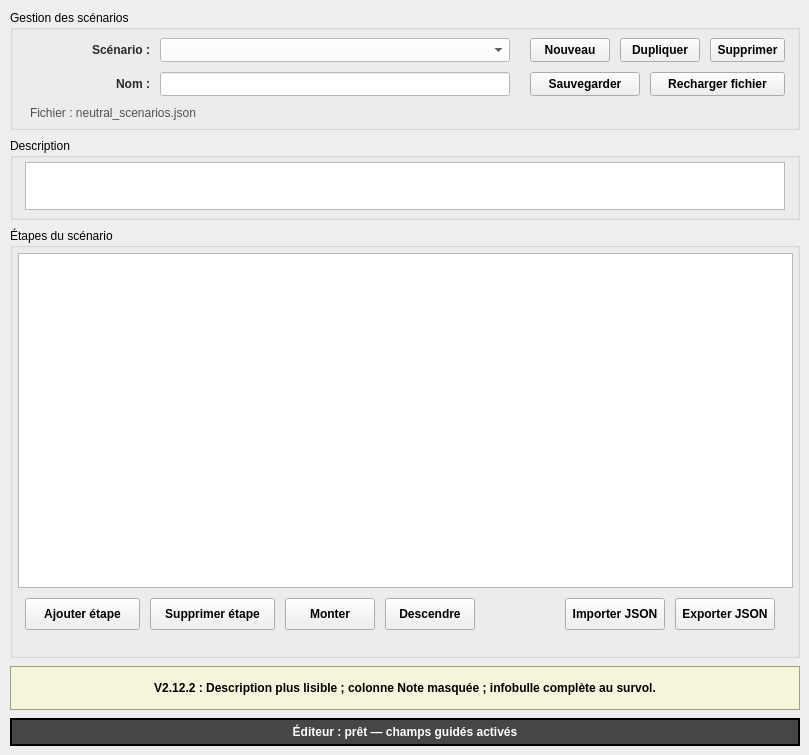
    <widget class="QWidget" name="tab_neutral_scenario_editor">
     <attribute name="title">
      <string>Editeur Scénario Neutral</string>
     </attribute>
     <widget class="QGroupBox" name="groupBox_editor_scenarios">
      <property name="geometry">
       <rect>
        <x>10</x>
        <y>10</y>
        <width>790</width>
        <height>120</height>
       </rect>
      </property>
      <property name="title">
       <string>Gestion des scénarios</string>
      </property>
      <widget class="QLabel" name="label_editor_liste">
       <property name="geometry">
        <rect>
         <x>20</x>
         <y>28</y>
         <width>120</width>
         <height>24</height>
        </rect>
       </property>
       <property name="styleSheet">
        <string>font-weight: bold; color: rgb(40,40,40);</string>
       </property>
       <property name="text">
        <string>Scénario :</string>
       </property>
       <property name="alignment">
        <set>Qt::AlignmentFlag::AlignRight|Qt::AlignmentFlag::AlignTrailing|Qt::AlignmentFlag::AlignVCenter</set>
       </property>
      </widget>
      <widget class="QComboBox" name="comboBox_editor_scenarios">
       <property name="geometry">
        <rect>
         <x>150</x>
         <y>28</y>
         <width>350</width>
         <height>24</height>
        </rect>
       </property>
       <property name="styleSheet">
        <string>background-color: white; color: black;</string>
       </property>
      </widget>
      <widget class="QPushButton" name="pushButton_editor_nouveau">
       <property name="geometry">
        <rect>
         <x>520</x>
         <y>28</y>
         <width>80</width>
         <height>24</height>
        </rect>
       </property>
       <property name="styleSheet">
        <string>font-weight: bold;</string>
       </property>
       <property name="text">
        <string>Nouveau</string>
       </property>
      </widget>
      <widget class="QPushButton" name="pushButton_editor_dupliquer">
       <property name="geometry">
        <rect>
         <x>610</x>
         <y>28</y>
         <width>80</width>
         <height>24</height>
        </rect>
       </property>
       <property name="styleSheet">
        <string>font-weight: bold;</string>
       </property>
       <property name="text">
        <string>Dupliquer</string>
       </property>
      </widget>
      <widget class="QPushButton" name="pushButton_editor_supprimer">
       <property name="geometry">
        <rect>
         <x>700</x>
         <y>28</y>
         <width>75</width>
         <height>24</height>
        </rect>
       </property>
       <property name="styleSheet">
        <string>font-weight: bold;</string>
       </property>
       <property name="text">
        <string>Supprimer</string>
       </property>
      </widget>
      <widget class="QLabel" name="label_editor_nom">
       <property name="geometry">
        <rect>
         <x>20</x>
         <y>62</y>
         <width>120</width>
         <height>24</height>
        </rect>
       </property>
       <property name="styleSheet">
        <string>font-weight: bold; color: rgb(40,40,40);</string>
       </property>
       <property name="text">
        <string>Nom :</string>
       </property>
       <property name="alignment">
        <set>Qt::AlignmentFlag::AlignRight|Qt::AlignmentFlag::AlignTrailing|Qt::AlignmentFlag::AlignVCenter</set>
       </property>
      </widget>
      <widget class="QLineEdit" name="lineEdit_editor_nom">
       <property name="geometry">
        <rect>
         <x>150</x>
         <y>62</y>
         <width>350</width>
         <height>24</height>
        </rect>
       </property>
       <property name="styleSheet">
        <string>background-color: white; color: black;</string>
       </property>
       <property name="text">
        <string />
       </property>
      </widget>
      <widget class="QPushButton" name="pushButton_editor_sauvegarder">
       <property name="geometry">
        <rect>
         <x>520</x>
         <y>62</y>
         <width>110</width>
         <height>24</height>
        </rect>
       </property>
       <property name="styleSheet">
        <string>font-weight: bold;</string>
       </property>
       <property name="text">
        <string>Sauvegarder</string>
       </property>
      </widget>
      <widget class="QPushButton" name="pushButton_editor_recharger">
       <property name="geometry">
        <rect>
         <x>640</x>
         <y>62</y>
         <width>135</width>
         <height>24</height>
        </rect>
       </property>
       <property name="styleSheet">
        <string>font-weight: bold;</string>
       </property>
       <property name="text">
        <string>Recharger fichier</string>
       </property>
      </widget>
      <widget class="QLabel" name="label_editor_fichier">
       <property name="geometry">
        <rect>
         <x>20</x>
         <y>94</y>
         <width>755</width>
         <height>18</height>
        </rect>
       </property>
       <property name="styleSheet">
        <string>color: rgb(80,80,80);</string>
       </property>
       <property name="text">
        <string>Fichier : neutral_scenarios.json</string>
       </property>
       <property name="alignment">
        <set>Qt::AlignmentFlag::AlignLeading|Qt::AlignmentFlag::AlignLeft|Qt::AlignmentFlag::AlignVCenter</set>
       </property>
      </widget>
     </widget>
     <widget class="QGroupBox" name="groupBox_editor_description">
      <property name="geometry">
       <rect>
        <x>10</x>
        <y>138</y>
        <width>790</width>
        <height>82</height>
       </rect>
      </property>
      <property name="title">
       <string>Description</string>
      </property>
      <widget class="QTextEdit" name="textEdit_editor_description">
       <property name="geometry">
        <rect>
         <x>15</x>
         <y>24</y>
         <width>760</width>
         <height>48</height>
        </rect>
       </property>
      </widget>
     </widget>
     <widget class="QGroupBox" name="groupBox_editor_steps">
      <property name="geometry">
       <rect>
        <x>10</x>
        <y>228</y>
        <width>790</width>
        <height>430</height>
       </rect>
      </property>
      <property name="title">
       <string>Étapes du scénario</string>
      </property>
      <widget class="QTableWidget" name="tableWidget_editor_steps">
       <property name="geometry">
        <rect>
         <x>8</x>
         <y>25</y>
         <width>775</width>
         <height>335</height>
        </rect>
       </property>
      </widget>
      <widget class="QPushButton" name="pushButton_editor_ajouter_etape">
       <property name="geometry">
        <rect>
         <x>15</x>
         <y>370</y>
         <width>115</width>
         <height>32</height>
        </rect>
       </property>
       <property name="styleSheet">
        <string>font-weight: bold;</string>
       </property>
       <property name="text">
        <string>Ajouter étape</string>
       </property>
      </widget>
      <widget class="QPushButton" name="pushButton_editor_supprimer_etape">
       <property name="geometry">
        <rect>
         <x>140</x>
         <y>370</y>
         <width>125</width>
         <height>32</height>
        </rect>
       </property>
       <property name="styleSheet">
        <string>font-weight: bold;</string>
       </property>
       <property name="text">
        <string>Supprimer étape</string>
       </property>
      </widget>
      <widget class="QPushButton" name="pushButton_editor_monter_etape">
       <property name="geometry">
        <rect>
         <x>275</x>
         <y>370</y>
         <width>90</width>
         <height>32</height>
        </rect>
       </property>
       <property name="styleSheet">
        <string>font-weight: bold;</string>
       </property>
       <property name="text">
        <string>Monter</string>
       </property>
      </widget>
      <widget class="QPushButton" name="pushButton_editor_descendre_etape">
       <property name="geometry">
        <rect>
         <x>375</x>
         <y>370</y>
         <width>90</width>
         <height>32</height>
        </rect>
       </property>
       <property name="styleSheet">
        <string>font-weight: bold;</string>
       </property>
       <property name="text">
        <string>Descendre</string>
       </property>
      </widget>
      <widget class="QPushButton" name="pushButton_editor_importer">
       <property name="geometry">
        <rect>
         <x>555</x>
         <y>370</y>
         <width>100</width>
         <height>32</height>
        </rect>
       </property>
       <property name="styleSheet">
        <string>font-weight: bold;</string>
       </property>
       <property name="text">
        <string>Importer JSON</string>
       </property>
      </widget>
      <widget class="QPushButton" name="pushButton_editor_exporter">
       <property name="geometry">
        <rect>
         <x>665</x>
         <y>370</y>
         <width>100</width>
         <height>32</height>
        </rect>
       </property>
       <property name="styleSheet">
        <string>font-weight: bold;</string>
       </property>
       <property name="text">
        <string>Exporter JSON</string>
       </property>
      </widget>
     </widget>
     <widget class="QLabel" name="label_editor_info">
      <property name="geometry">
       <rect>
        <x>10</x>
        <y>666</y>
        <width>790</width>
        <height>44</height>
       </rect>
      </property>
      <property name="styleSheet">
       <string>background-color: rgb(245,245,220); color: black; border: 1px solid rgb(160,160,120); font-weight: bold;</string>
      </property>
      <property name="text">
       <string>V2.12.2 : Description plus lisible ; colonne Note masquée ; infobulle complète au survol.</string>
      </property>
      <property name="alignment">
       <set>Qt::AlignmentFlag::AlignCenter</set>
      </property>
     </widget>
     <widget class="QLabel" name="label_editor_status">
      <property name="geometry">
       <rect>
        <x>10</x>
        <y>718</y>
        <width>790</width>
        <height>28</height>
       </rect>
      </property>
      <property name="styleSheet">
       <string>background-color: rgb(70,70,70); color: white; border: 2px solid black; font-weight: bold;</string>
      </property>
      <property name="text">
       <string>Éditeur : prêt — champs guidés activés</string>
      </property>
      <property name="alignment">
       <set>Qt::AlignmentFlag::AlignCenter</set>
      </property>
     </widget>
    </widget>
